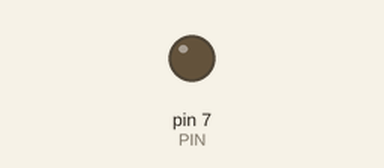
This sketch was run on a simulated Arduino Uno, built with avr-gcc and run on an emulated ATmega328P. On the bench: output pins drawn as LEDs (lit = HIGH). Dashed ring = blinking. At 2.0 s the program stops and its outputs stay as they are.

Above: at 0.5 s.
At 1.85 s:
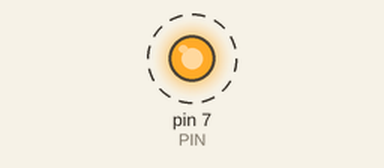
Timing chart, 0 to 3.0 s (numbered marks = the images above):
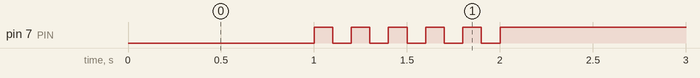

The sketch:

05_practice_2.ino
```cpp
#define PIN 7

void setup() {
  pinMode(PIN, OUTPUT);
}

void loop() {
  // LED ON
  digitalWrite(PIN, LOW);

  delay(1000);

  for(int i = 0; i < 5; i++){
    //LED OFF
    digitalWrite(PIN, HIGH);

    delay(100);

    //LED ON
    digitalWrite(PIN, LOW);

    delay(100);
  }

  //LED OFF
  digitalWrite(PIN, HIGH);

  while(1){}
}
```

Measured:
- by itself, pin 7 (PIN): alternates HIGH for 0.10 s and LOW for 0.10 s, 11 changes in all, then stays HIGH
